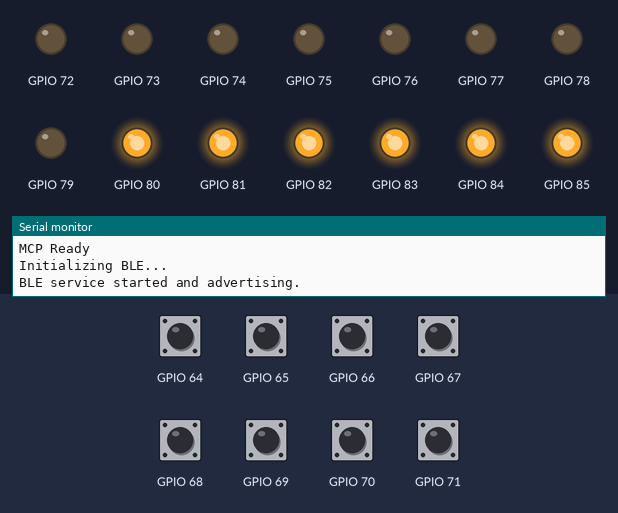
Simulated run of this program. Board: ESP32. Parts: output pins drawn as LEDs (lit = HIGH), the last lines printed to the serial monitor. The test bench sets the inputs (shaded band); at power-on: GPIO 64–71 HIGH. Nothing arrives over Bluetooth unless stated; a phone connects over Bluetooth LE 3 s after start.

Above: at 1.2 s.
1.3 s: GPIO 64 pulled LOW for 0.15 s
At 2.4 s:
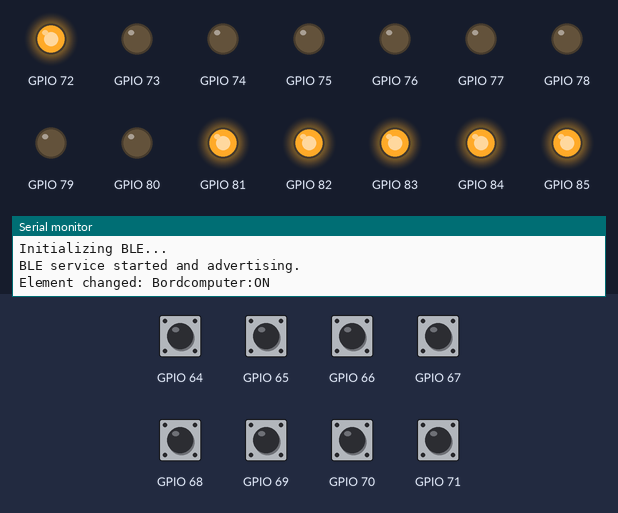
2.9 s: GPIO 65 pulled LOW for 0.15 s
At 3.7 s:
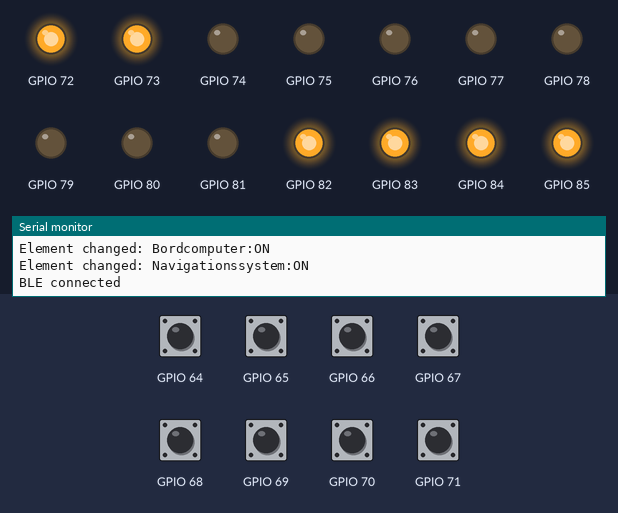
4.5 s: GPIO 66 pulled LOW for 0.15 s
At 5.5 s:
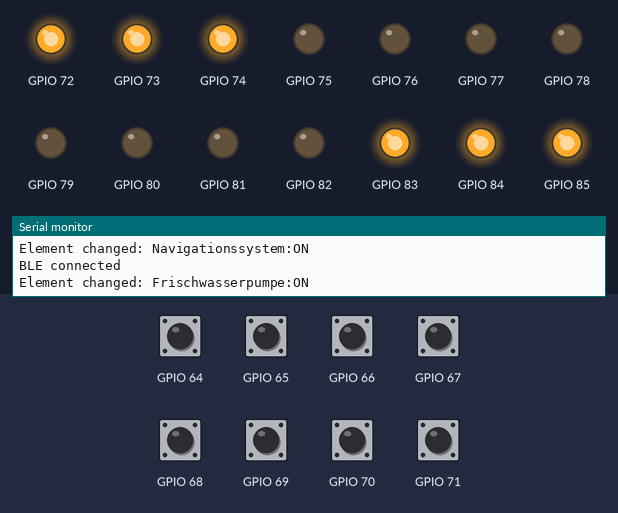
6.1 s: GPIO 67 pulled LOW for 0.15 s
At 6.8 s:
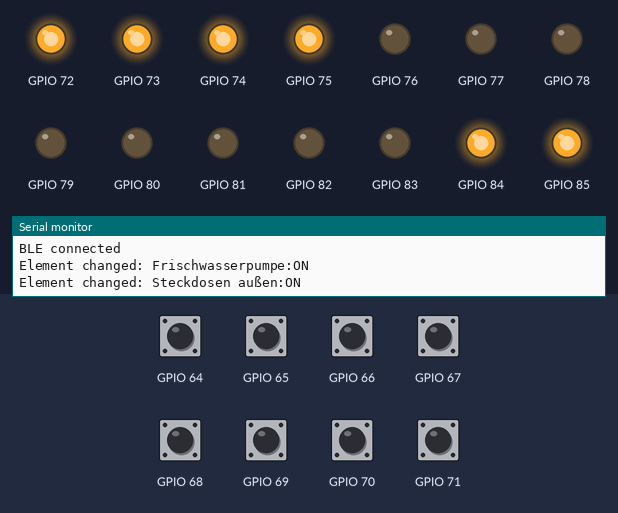
7.7 s: GPIO 68 pulled LOW for 0.15 s
At 8.1 s:
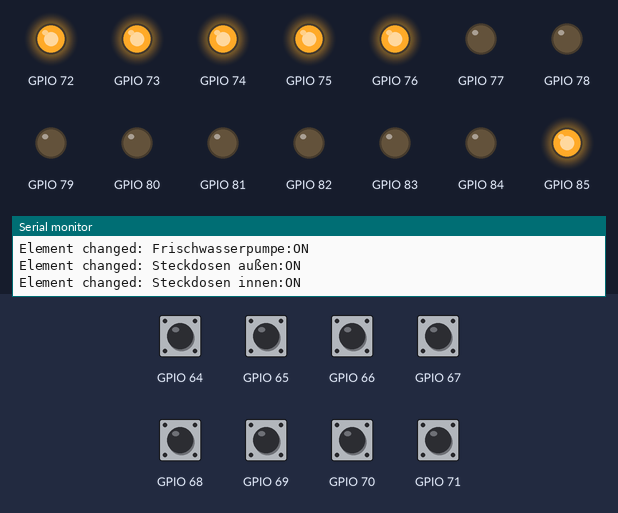
9.3 s: GPIO 69 pulled LOW for 0.15 s
At 10.6 s:
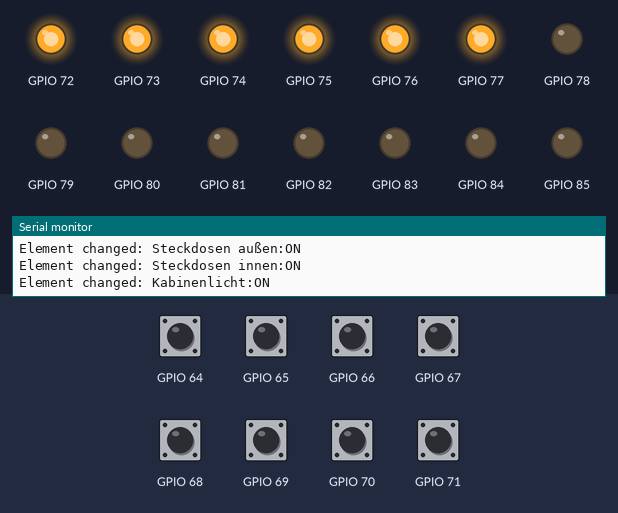
Timing chart, 0 to 11.9 s (numbered marks = the images above; inputs shaded):
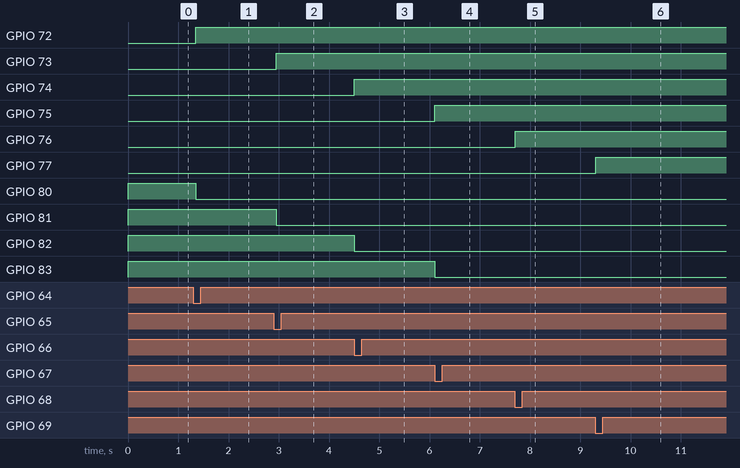

Measured:
- after the input at 1.3 s, GPIO 72: LOW → HIGH after 0.05 s; GPIO 80: HIGH → LOW after 0.05 s
- after the input at 2.9 s, GPIO 73: LOW → HIGH after 0.05 s; GPIO 81: HIGH → LOW after 0.05 s
- after the input at 4.5 s, GPIO 74: LOW → HIGH at once; GPIO 82: HIGH → LOW at once
- after the input at 6.1 s, GPIO 75: LOW → HIGH at once; GPIO 83: HIGH → LOW at once
- after the input at 7.7 s, GPIO 76: LOW → HIGH at once; GPIO 84: HIGH → LOW at once
- after the input at 9.3 s, GPIO 77: LOW → HIGH at once; GPIO 85: HIGH → LOW at once

The program:

main.cpp
```cpp
#include <Arduino.h>
#include <Wire.h>
#include <vector>
#include <Adafruit_MCP23X17.h>
#include "io.h"
#include "element.h"
#include "bluetooth.cpp"

#define I2C_SDA 26
#define I2C_SCL 25
#define MCP_1_ADDR 0x20
#define MCP_2_ADDR 0x21

std::vector<Element *> _elements;
Adafruit_MCP23X17 mcp1;
Adafruit_MCP23X17 mcp2;
BluetoothManager bleManager(&_elements);

void setup()
{
  Serial.begin(115200);

  Wire.begin(I2C_SDA, I2C_SCL);
  if (!mcp1.begin_I2C(MCP_1_ADDR))
  {
    Serial.println("Error connecting to MCP 1: SDA=" + String(I2C_SDA) +
                   ", SCL=" + String(I2C_SCL) +
                   ", ADDR=" + String(MCP_1_ADDR));
    while (1)
      ;
  }
  if (!mcp2.begin_I2C(MCP_2_ADDR))
  {
    Serial.println("Error connecting to MCP 2: SDA=" + String(I2C_SDA) +
                   ", SCL=" + String(I2C_SCL) +
                   ", ADDR=" + String(MCP_2_ADDR));
    while (1)
      ;
  }
  Serial.println("MCP Ready");

  _elements.push_back(new Element(
      "Toplicht",
      new MCP_IO(&mcp1, 7),
      new MCP_IO(&mcp1, 7 + 8),
      new MCP_IO(&mcp2, 7)));

  _elements.push_back(new Element(
      "Navigationslicht",
      new MCP_IO(&mcp1, 6),
      new MCP_IO(&mcp1, 6 + 8),
      new MCP_IO(&mcp2, 6)));

  _elements.push_back(new Element(
      "Kabinenlicht",
      new MCP_IO(&mcp1, 5),
      new MCP_IO(&mcp1, 5 + 8),
      new MCP_IO(&mcp2, 5)));

  _elements.push_back(new Element(
      "Steckdosen innen",
      new MCP_IO(&mcp1, 4),
      new MCP_IO(&mcp1, 4 + 8),
      new MCP_IO(&mcp2, 4)));

  _elements.push_back(new Element(
      "Steckdosen außen",
      new MCP_IO(&mcp1, 3),
      new MCP_IO(&mcp1, 3 + 8),
      new MCP_IO(&mcp2, 3)));

  _elements.push_back(new Element(
      "Frischwasserpumpe",
      new MCP_IO(&mcp1, 2),
      new MCP_IO(&mcp1, 2 + 8),
      new MCP_IO(&mcp2, 2)));

  _elements.push_back(new Element(
      "Navigationssystem",
      new MCP_IO(&mcp1, 1),
      new MCP_IO(&mcp1, 1 + 8),
      new MCP_IO(&mcp2, 1)));

  _elements.push_back(new Element(
      "Bordcomputer",
      new MCP_IO(&mcp1, 0),
      new MCP_IO(&mcp1, 0 + 8),
      new MCP_IO(&mcp2, 0)));

  bleManager.init();
}

void loop()
{
  for (Element *state : _elements)
  {
    if (state->update())
    {
      String message = state->getName() + ":" + (state->getStatus() == ElementStatus::ACTIVE ? "ON" : "OFF");
      Serial.println("Element changed: " + message);
      bleManager.updateElements();
    }
  }

  delay(50);
}
```

element.h
```cpp
#ifndef STATE_H
#define STATE_H

#include <Arduino.h>
#include "io.h"

enum class ElementStatus
{
    INACTIVE = 0,
    ACTIVE = 1,
    ERROR = 2
};

class Element
{
private:
    String _name;
    IO *_button;
    IO *_led;
    IO *_relais;
    bool _lastButtonState = false;
    ElementStatus _status = ElementStatus::INACTIVE;
    void updateOutputs();

public:
    Element(String name, IO *button, IO *led, IO *relais);
    ~Element();

    bool update();
    bool setStatus(ElementStatus newStatus);
    ElementStatus getStatus() const;
    String getName() const;
};

#endif
```

io.h
```cpp
#ifndef IO_H
#define IO_H

#include <Arduino.h>
#include <Adafruit_MCP23X17.h>

class IO
{
public:
    virtual ~IO() = default;
    virtual bool read() = 0;
    virtual void write(bool state) = 0;
    virtual void setMode(int mode) = 0;
};

class GPIO_IO : public IO
{
private:
    int _pin;

public:
    GPIO_IO(int pin);
    bool read() override;
    void write(bool state) override;
    void setMode(int mode) override;
};

class MCP_IO : public IO
{
private:
    Adafruit_MCP23X17 *_mcp;
    int _pin;

public:
    MCP_IO(Adafruit_MCP23X17 *mcp, int pin);
    bool read() override;
    void write(bool state) override;
    void setMode(int mode) override;
};

#endif
```

bluetooth.cpp
```cpp
#include "Arduino.h"
#include <BLEDevice.h>
#include <BLEServer.h>
#include <BLEUtils.h>
#include <BLE2902.h>
#include <vector>
#include "element.h"

#define BLE_NAME "Schalttafel"
#define SERVICE_UUID "4fafc201-1fb5-459e-8fcc-c5c9c3319141"
#define CHARACTERISTIC_NAMES "4fafc201-1fb5-459e-8fcc-c5c9c3319142"
#define CHARACTERISTIC_ALL "4fafc201-1fb5-459e-8fcc-c5c9c3319143"
#define CHARACTERISTIC_WRITE "4fafc201-1fb5-459e-8fcc-c5c9c3319144"

class BluetoothManager : public BLEServerCallbacks, public BLECharacteristicCallbacks
{
private:
    std::vector<Element *> *_states;
    BLECharacteristic *_names = nullptr;
    BLECharacteristic *_values = nullptr;
    BLECharacteristic *_write = nullptr;
    bool _deviceConnected = false;

    // uint8_t statusValue(const ElementStatus &status)
    // {
    //     switch (status)
    //     {
    //     case ElementStatus::INACTIVE:
    //         return 0x00;
    //     case ElementStatus::ACTIVE:
    //         return 0x01;
    //     case ElementStatus::ERROR:
    //         return 0x02;
    //     default:
    //         return 0x03;
    //     }
    // }

    void setNames()
    {
        String names;
        for (Element *state : *_states)
        {
            if (!names.isEmpty())
            {
                names += "|";
            }
            names += state->getName();
        }

        _names->setValue(names.c_str());
    }

    void setValues()
    {
        size_t size = _states->size();
        uint8_t temp[size];
        for (size_t i = 0; i < size; ++i)
        {
            temp[i] = static_cast<uint8_t>((*_states)[i]->getStatus());
        }

        _values->setValue(temp, size);
    }

public:
    BluetoothManager(std::vector<Element *> *states)
        : _states(states)
    {
    }

    void init()
    {
        Serial.println("Initializing BLE...");
        BLEDevice::init(BLE_NAME);

        BLEServer *pServer = BLEDevice::createServer();
        pServer->setCallbacks(this);
        BLEService *pService = pServer->createService(SERVICE_UUID);

        _names = pService->createCharacteristic(
            CHARACTERISTIC_NAMES, BLECharacteristic::PROPERTY_READ);

        _values = pService->createCharacteristic(
            CHARACTERISTIC_ALL, BLECharacteristic::PROPERTY_READ |
                                    BLECharacteristic::PROPERTY_NOTIFY);
        _values->addDescriptor(new BLE2902());

        _write = pService->createCharacteristic(
            CHARACTERISTIC_WRITE,
            BLECharacteristic::PROPERTY_WRITE);
        _write->setCallbacks(this);

        setNames();
        pService->start();
        pServer->getAdvertising()->start();
        Serial.println("BLE service started and advertising.");
    }

    void onConnect(BLEServer *pServer) override
    {
        Serial.println("BLE connected");
        _deviceConnected = true;
        setValues();
    }

    void onDisconnect(BLEServer *pServer) override
    {
        Serial.println("BLE disconnected");
        _deviceConnected = false;
        pServer->getAdvertising()->start();
    }

    void onWrite(BLECharacteristic *pCharacteristic) override
    {
        size_t length = pCharacteristic->getLength();

        if (length == 2)
        {
            uint8_t *data = pCharacteristic->getData();
            if (data[0] < _states->size())
            {
                Element *element = (*_states)[data[0]];
                ElementStatus newStatus = static_cast<ElementStatus>(data[1]);
                if (element->setStatus(newStatus))
                {
                    Serial.printf("Element %s status changed to %d\n", element->getName().c_str(), static_cast<int>(newStatus));
                    updateElements();
                }
            }
        }
    }

    void updateElements()
    {
        if (_deviceConnected)
        {
            setValues();
            _values->notify();
        }
    }

    bool isDeviceConnected() const
    {
        return _deviceConnected;
    }
};
```

element.cpp
```cpp
#include <Arduino.h>
#include "io.h"
#include "element.h"

Element::Element(String name, IO *button, IO *led, IO *relais)
    : _name(name),
      _button(button),
      _led(led),
      _relais(relais)
{
    if (_button)
        _button->setMode(INPUT_PULLUP);
    if (_led)
        _led->setMode(OUTPUT);
    if (_relais)
        _relais->setMode(OUTPUT);
    updateOutputs();
}

bool Element::update()
{
    if (!_button)
        return false;

    bool currentElement = !_button->read();
    bool stateChanged = false;

    if (currentElement && !_lastButtonState)
    {
        _status = (_status == ElementStatus::ACTIVE) ? ElementStatus::INACTIVE : ElementStatus::ACTIVE;
        updateOutputs();
        stateChanged = true;
    }
    _lastButtonState = currentElement;
    return stateChanged;
}

bool Element::setStatus(ElementStatus newStatus)
{
    if (_status != newStatus)
    {
        _status = newStatus;
        updateOutputs();
        return true;
    }
    return false;
}

ElementStatus Element::getStatus() const
{
    return _status;
}

String Element::getName() const
{
    return _name;
}

void Element::updateOutputs()
{
    bool outputActive = (_status == ElementStatus::ACTIVE);
    if (_led)
        _led->write(outputActive);
    if (_relais)
        _relais->write(!outputActive);
}
```

io.cpp
```cpp
#include <Arduino.h>
#include <Adafruit_MCP23X17.h>
#include "io.h"

GPIO_IO::GPIO_IO(int pin) : _pin(pin) {}

bool GPIO_IO::read()
{
    return digitalRead(_pin);
}

void GPIO_IO::write(bool state)
{
    digitalWrite(_pin, state);
}

void GPIO_IO::setMode(int mode)
{
    pinMode(_pin, mode);
}

MCP_IO::MCP_IO(Adafruit_MCP23X17 *mcp, int pin)
    : _mcp(mcp),
      _pin(pin) {}

bool MCP_IO::read()
{
    return _mcp->digitalRead(_pin);
}

void MCP_IO::write(bool state)
{
    _mcp->digitalWrite(_pin, state);
}

void MCP_IO::setMode(int mode)
{
    _mcp->pinMode(_pin, mode);
}
```
